Frame 1 (no input): blank canvas, image omitted
Frame 60 (no input): blank canvas, image omitted
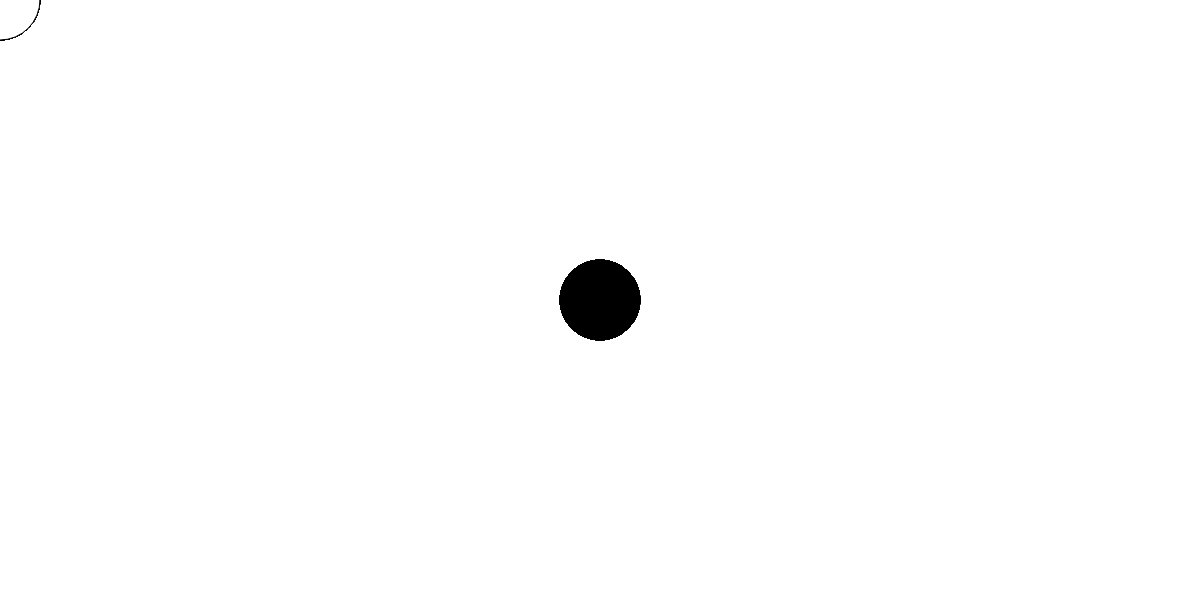
Frame 120 (the mouse pressed at the canvas centre since frame 60)

The p5.js sketch whose frames 1 and 60 were blank and that drew this single picture after the mouse press (run headless with seeded random() and noise() and a simulated clock; from frame 60 on, the mouse is pressed at the canvas centre):

// p5.js sketch
// ── sketch.js
function setup() {
  createCanvas(1200,600);
}

function draw() {
if (mouseIsPressed) {
fill(0);
} else {
fill(255);
}
ellipse(mouseX, mouseY, 80, 80);
}

// ── sketch2.js
function setup() {
    createCanvas(1200,600);
}

function draw() {
    background(204);
    fill(250,0,0);
    ellipse(600,300,200,300);
    strokeWeight(10);
    fill(0,250,250,120);
    ellipse(600,300,300,200);
    strokeWeight(10);
    fill(0,0,200,50);
    ellipse(600,300,300,300);
    strokeWeight(10);
    fill(255);
    ellipse(630,280,45,30);
    ellipse(570,280,45,30);
    fill(0,0,255);
    ellipse(630,280,20,20);
    fill(0,0,255);
    ellipse(570,280,20,20);
    fill(255);
    ellipse(600,370,45,30);
    triangle(600,300,580,335,620,335);
}
